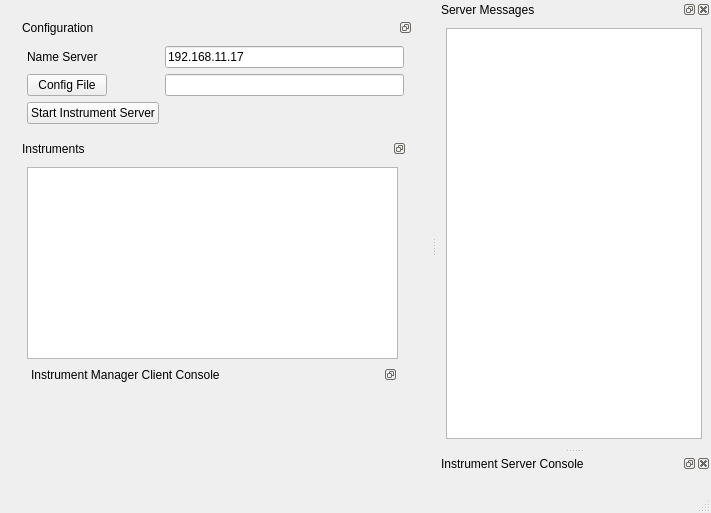
<?xml version="1.0" encoding="UTF-8"?>
<ui version="4.0">
 <class>MainWindow</class>
 <widget class="QMainWindow" name="MainWindow">
  <property name="geometry">
   <rect>
    <x>0</x>
    <y>0</y>
    <width>711</width>
    <height>513</height>
   </rect>
  </property>
  <property name="windowTitle">
   <string>Instrument Manager</string>
  </property>
  <widget class="QWidget" name="centralwidget">
   <layout class="QGridLayout" name="gridLayout">
    <item row="0" column="0">
     <widget class="QWidget" name="widget" native="true">
      <layout class="QGridLayout" name="gridLayout_2">
       <item row="0" column="0" rowspan="2" colspan="2">
        <widget class="QDockWidget" name="dockWidget_5">
         <property name="sizePolicy">
          <sizepolicy hsizetype="Expanding" vsizetype="Preferred">
           <horstretch>0</horstretch>
           <verstretch>0</verstretch>
          </sizepolicy>
         </property>
         <property name="features">
          <set>QDockWidget::DockWidgetFloatable|QDockWidget::DockWidgetMovable</set>
         </property>
         <property name="windowTitle">
          <string>Configuration</string>
         </property>
         <widget class="QWidget" name="dockWidgetContents_5">
          <layout class="QFormLayout" name="formLayout">
           <item row="0" column="0">
            <widget class="QLabel" name="label">
             <property name="text">
              <string>Name Server</string>
             </property>
            </widget>
           </item>
           <item row="0" column="1">
            <widget class="QLineEdit" name="param_nameserver">
             <property name="text">
              <string>192.168.11.17</string>
             </property>
            </widget>
           </item>
           <item row="2" column="0">
            <widget class="QPushButton" name="start_pushButton">
             <property name="text">
              <string>Start Instrument Server</string>
             </property>
            </widget>
           </item>
           <item row="1" column="0">
            <widget class="QPushButton" name="filename_pushButton">
             <property name="text">
              <string>Config File</string>
             </property>
            </widget>
           </item>
           <item row="1" column="1">
            <widget class="QLineEdit" name="param_filename"/>
           </item>
          </layout>
         </widget>
        </widget>
       </item>
       <item row="2" column="0">
        <widget class="QDockWidget" name="dockWidget_6">
         <property name="sizePolicy">
          <sizepolicy hsizetype="MinimumExpanding" vsizetype="Preferred">
           <horstretch>0</horstretch>
           <verstretch>0</verstretch>
          </sizepolicy>
         </property>
         <property name="features">
          <set>QDockWidget::DockWidgetFloatable|QDockWidget::DockWidgetMovable</set>
         </property>
         <property name="windowTitle">
          <string>Instruments</string>
         </property>
         <widget class="QWidget" name="dockWidgetContents_6">
          <layout class="QVBoxLayout" name="verticalLayout_4">
           <item>
            <widget class="QTableView" name="tableView"/>
           </item>
           <item>
            <widget class="QDockWidget" name="clientshell_dockWidget">
             <property name="sizePolicy">
              <sizepolicy hsizetype="Expanding" vsizetype="Preferred">
               <horstretch>0</horstretch>
               <verstretch>0</verstretch>
              </sizepolicy>
             </property>
             <property name="features">
              <set>QDockWidget::DockWidgetFloatable|QDockWidget::DockWidgetMovable</set>
             </property>
             <property name="windowTitle">
              <string>Instrument Manager Client Console</string>
             </property>
             <widget class="QWidget" name="dockWidgetContents_7"/>
            </widget>
           </item>
          </layout>
         </widget>
        </widget>
       </item>
      </layout>
     </widget>
    </item>
   </layout>
  </widget>
  <widget class="QMenuBar" name="menubar">
   <property name="geometry">
    <rect>
     <x>0</x>
     <y>0</y>
     <width>711</width>
     <height>21</height>
    </rect>
   </property>
  </widget>
  <widget class="QStatusBar" name="statusbar"/>
  <widget class="QDockWidget" name="messages_dockWidget">
   <property name="windowTitle">
    <string>Server Messages</string>
   </property>
   <attribute name="dockWidgetArea">
    <number>2</number>
   </attribute>
   <widget class="QWidget" name="dockWidgetContents_8">
    <layout class="QGridLayout" name="gridLayout_3">
     <item row="0" column="0">
      <widget class="QTextBrowser" name="message_box"/>
     </item>
    </layout>
   </widget>
  </widget>
  <widget class="QDockWidget" name="servershell_dockWidget">
   <property name="windowTitle">
    <string>Instrument Server Console</string>
   </property>
   <attribute name="dockWidgetArea">
    <number>2</number>
   </attribute>
   <widget class="QWidget" name="dockWidgetContents"/>
  </widget>
  <action name="actionOpen_Instruments_Config">
   <property name="text">
    <string>Open Instruments Config</string>
   </property>
  </action>
  <action name="actionSave_Instruments_Config">
   <property name="text">
    <string>Save Instruments Config</string>
   </property>
  </action>
 </widget>
 <resources/>
 <connections/>
</ui>
